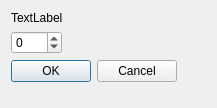
<?xml version="1.0" encoding="UTF-8"?>
<ui version="4.0">
 <class>inputAngleDlg</class>
 <widget class="QDialog" name="inputAngleDlg">
  <property name="geometry">
   <rect>
    <x>0</x>
    <y>0</y>
    <width>217</width>
    <height>108</height>
   </rect>
  </property>
  <property name="windowTitle">
   <string>Enter Angle</string>
  </property>
  <layout class="QFormLayout" name="formLayout">
   <item row="0" column="0">
    <widget class="QLabel" name="textX">
     <property name="text">
      <string>TextLabel</string>
     </property>
    </widget>
   </item>
   <item row="1" column="0">
    <widget class="QSpinBox" name="spinX">
     <property name="minimum">
      <number>-359</number>
     </property>
     <property name="maximum">
      <number>359</number>
     </property>
    </widget>
   </item>
   <item row="2" column="0">
    <layout class="QHBoxLayout" name="horizontalLayout">
     <item>
      <widget class="QPushButton" name="okButton">
       <property name="text">
        <string>OK</string>
       </property>
      </widget>
     </item>
     <item>
      <widget class="QPushButton" name="cancelButton">
       <property name="text">
        <string>Cancel</string>
       </property>
      </widget>
     </item>
    </layout>
   </item>
  </layout>
 </widget>
 <resources/>
 <connections/>
</ui>
